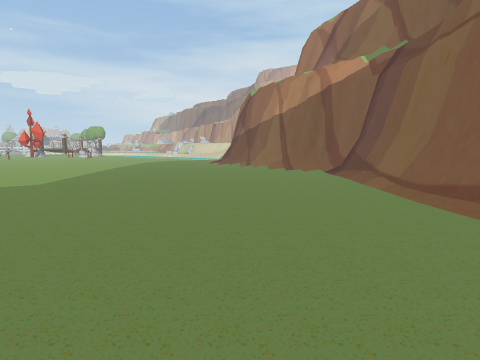
View 1 (above)

17 first-person views from a walk through a 3-D level made in the Unity game engine. The camera is 1.3 m above the floor, tilts 6° down and sees 75° across. The floor is counted in squares, 1.7 m on a side. Each view is taken from the middle of a square. On the plan, view 1 faces up. The plan holds only what a view shows up to about 11 squares ahead; the rest is blank. The place goes on beyond the plan. The player character is not drawn. Some animated figures are left out. Some surface patterns are stand-ins.

View 2
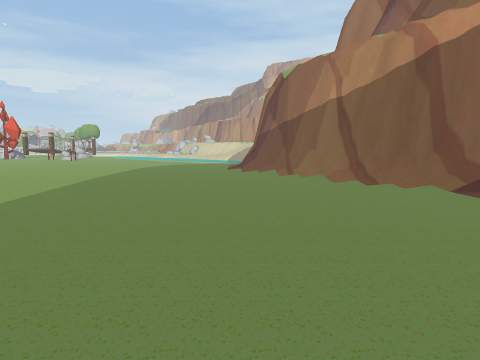

View 3
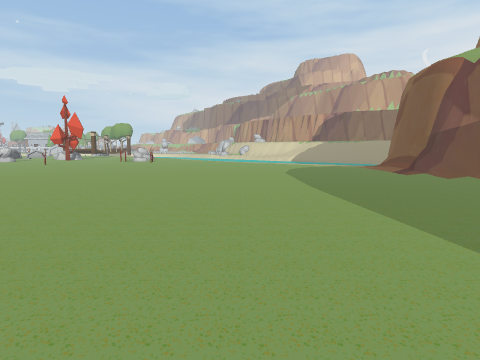

View 4
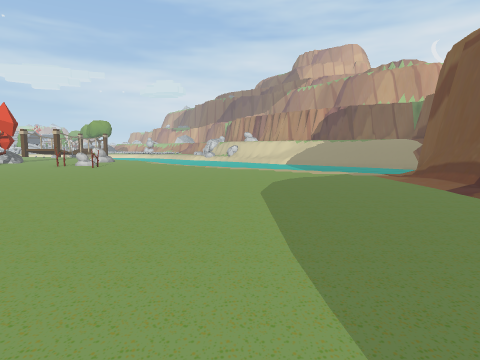

View 5
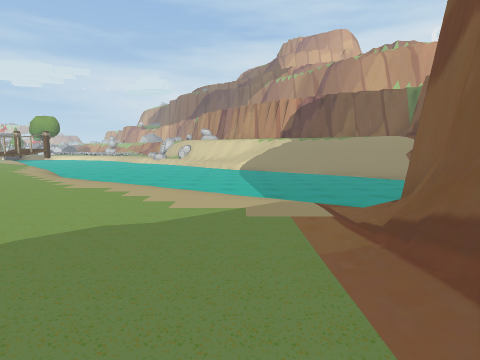

View 6
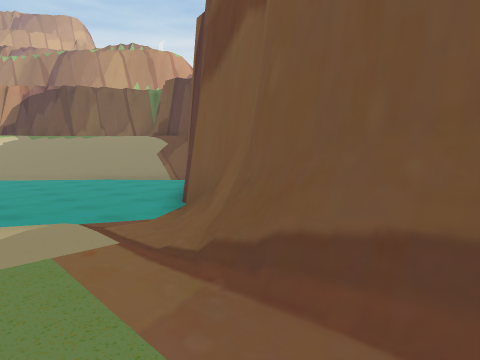

View 7
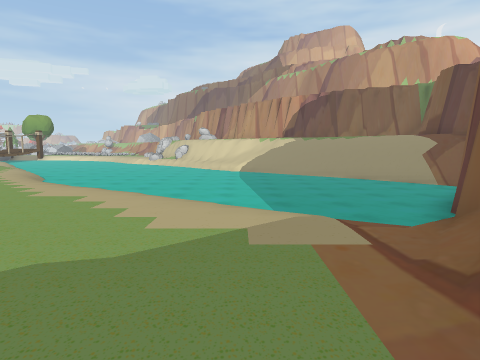

View 8
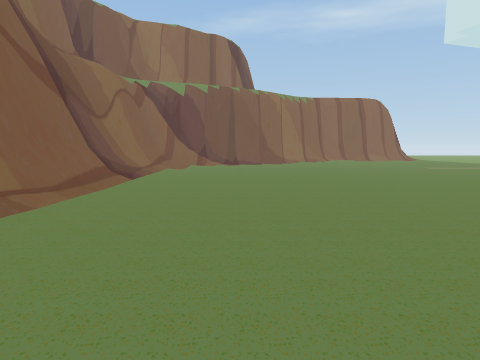

View 9
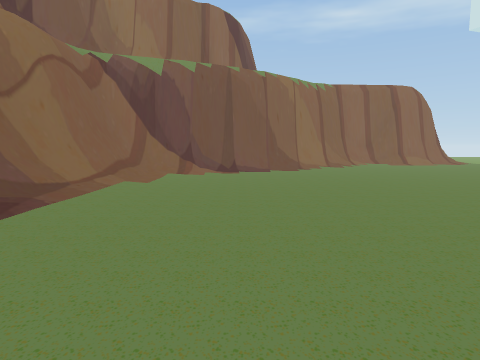

View 10
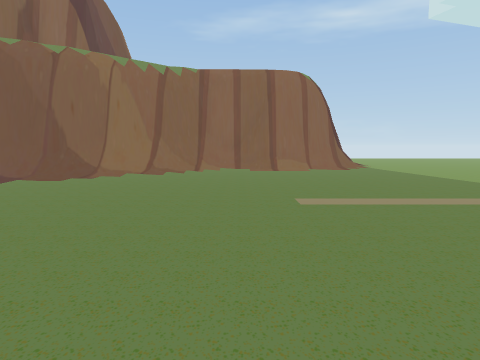

View 11
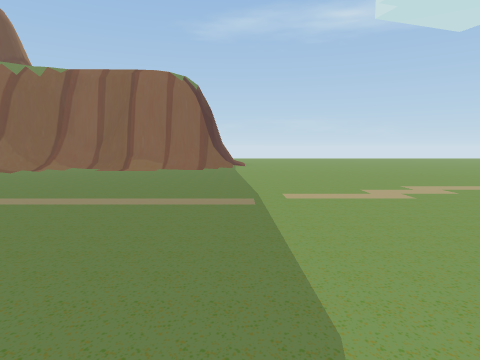

View 12
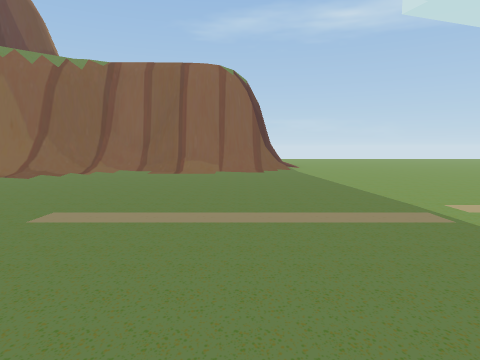

View 13
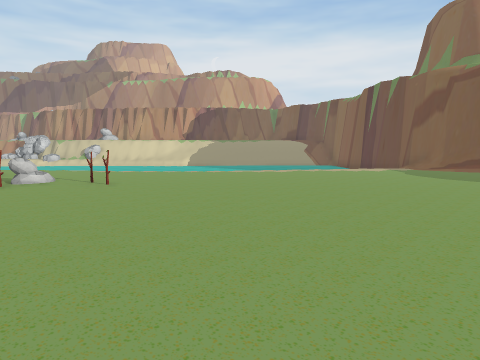

View 14
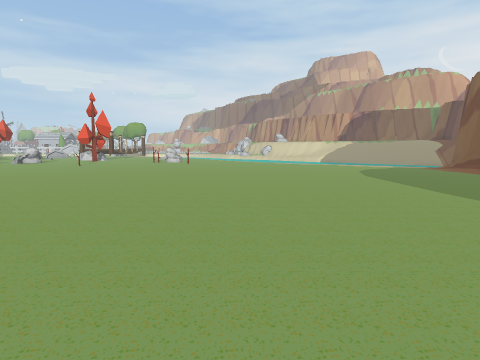

View 15
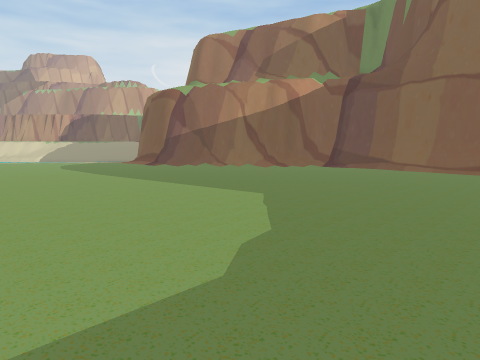

View 16
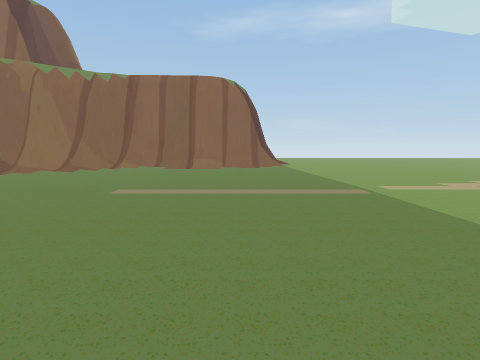

View 17
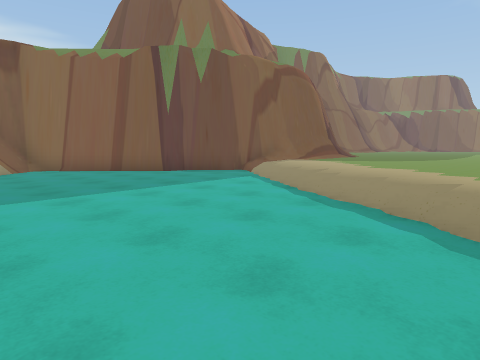

### Floor plan
Key: @ floor where view 1 was taken; # wall or solid block; . main floor; - floor 0.5 m lower than the main floor; / step, stairs or slope; = window, fence, low wall or low ledge; O other object.
Columns run from 19 left of view 1 to 5 right of it. Each row starts with its distance up from view 1.
 27         .//----------==#=
 26         ../-----------==#
 25        ..../-----------=#
 24        ...../----------##
 23        O/....//-------##
 22        ./.....///----##
 21       ..........//---#
 20       ...........//-##
 19       ............/##
 18    .............../#
 17    ...............##
 16     ..............##
 15      .............=#
 14       ............/##
 13       ............./#
 12        ............/##
 11         ............/##
 10         .............=#
  9          .............#
  8           ............#
  7            ...........#
  6            ...........#
  5            ...........#
  4           ............#
  3         ..............##
  2        ...............##
  1       ................/#
  0      ..............@..##
 -1      .................##
 -2     ..................#
 -3    ..................##
 -4    ................####
 -5   .............../###
 -6  ............../###
 -7 ............../##
 -8 ........../#####

Where each view was taken, in squares from view 1:
view 1: 0 up, 0 right, facing up
view 2: 4 up, 1 left, facing up
view 3: 6 up, 6 left, facing up
view 4: 10 up, 5 left, facing up
view 5: 15 up, 2 left, facing up
view 6: 16 up, 2 left, facing up-right
view 7: 16 up, 2 left, facing up
view 8: 10 up, 0 right, facing down
view 9: 6 up, 0 right, facing down
view 10: 3 up, 6 left, facing down
view 11: 3 up, 11 left, facing down
view 12: 2 up, 9 left, facing down
view 13: 15 up, 13 left, facing up-right
view 14: 7 up, 8 left, facing up
view 15: 3 up, 8 left, facing up-right
view 16: 4 up, 9 left, facing down
view 17: 27 up, 7 left, facing down-right
